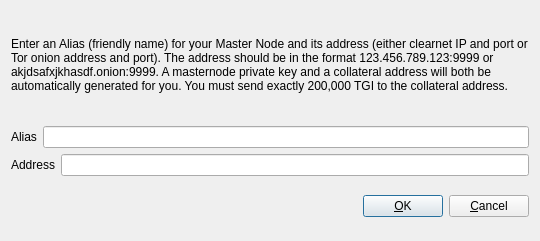
<?xml version="1.0" encoding="UTF-8"?>
<ui version="4.0">
 <class>AddEditAdrenalineNode</class>
 <widget class="QDialog" name="AddEditAdrenalineNode">
  <property name="geometry">
   <rect>
    <x>0</x>
    <y>0</y>
    <width>540</width>
    <height>241</height>
   </rect>
  </property>
  <property name="windowTitle">
   <string>Add/Edit Taghi Node</string>
  </property>
  <property name="modal">
   <bool>true</bool>
  </property>
  <layout class="QVBoxLayout" name="verticalLayout">
   <item>
    <layout class="QVBoxLayout" name="verticalLayout_2">
     <property name="topMargin">
      <number>0</number>
     </property>
     <property name="bottomMargin">
      <number>0</number>
     </property>
     <item>
      <widget class="QLabel" name="label_3">
       <property name="sizePolicy">
        <sizepolicy hsizetype="Preferred" vsizetype="Expanding">
         <horstretch>0</horstretch>
         <verstretch>0</verstretch>
        </sizepolicy>
       </property>
       <property name="text">
        <string>&lt;html&gt;&lt;head/&gt;&lt;body&gt;&lt;p&gt;Enter an Alias (friendly name) for your Master Node and its address (either clearnet IP and port or Tor onion address and port).  The address should be in the format 123.456.789.123:9999 or akjdsafxjkhasdf.onion:9999.  A masternode private key and a collateral address will both be automatically generated for you.  You must send exactly 200,000 TGI to the collateral address.&lt;/p&gt;&lt;/body&gt;&lt;/html&gt;</string>
       </property>
       <property name="wordWrap">
        <bool>true</bool>
       </property>
      </widget>
     </item>
     <item>
      <layout class="QHBoxLayout" name="horizontalLayout">
       <property name="bottomMargin">
        <number>0</number>
       </property>
       <item>
        <widget class="QLabel" name="label">
         <property name="text">
          <string>Alias</string>
         </property>
        </widget>
       </item>
       <item>
        <widget class="QLineEdit" name="aliasLineEdit"/>
       </item>
      </layout>
     </item>
     <item>
      <layout class="QHBoxLayout" name="horizontalLayout_2">
       <property name="bottomMargin">
        <number>0</number>
       </property>
       <item>
        <widget class="QLabel" name="label_2">
         <property name="text">
          <string>Address</string>
         </property>
        </widget>
       </item>
       <item>
        <widget class="QLineEdit" name="addressLineEdit"/>
       </item>
      </layout>
     </item>
     <item>
      <layout class="QHBoxLayout" name="horizontalLayout_3">
       <property name="bottomMargin">
        <number>0</number>
       </property>
      </layout>
     </item>
    </layout>
   </item>
   <item>
    <layout class="QHBoxLayout" name="horizontalLayout_Buttons">
     <item>
      <spacer name="horizontalSpacer_1">
       <property name="orientation">
        <enum>Qt::Horizontal</enum>
       </property>
       <property name="sizeHint" stdset="0">
        <size>
         <width>40</width>
         <height>48</height>
        </size>
       </property>
      </spacer>
     </item>
     <item>
      <widget class="QLabel" name="statusLabel">
       <property name="font">
        <font>
         <weight>75</weight>
         <bold>true</bold>
        </font>
       </property>
       <property name="text">
        <string/>
       </property>
       <property name="textFormat">
        <enum>Qt::PlainText</enum>
       </property>
       <property name="wordWrap">
        <bool>true</bool>
       </property>
      </widget>
     </item>
     <item>
      <spacer name="horizontalSpacer_2">
       <property name="orientation">
        <enum>Qt::Horizontal</enum>
       </property>
       <property name="sizeHint" stdset="0">
        <size>
         <width>40</width>
         <height>48</height>
        </size>
       </property>
      </spacer>
     </item>
     <item>
      <widget class="QPushButton" name="okButton">
       <property name="text">
        <string>&amp;OK</string>
       </property>
      </widget>
     </item>
     <item>
      <widget class="QPushButton" name="cancelButton">
       <property name="text">
        <string>&amp;Cancel</string>
       </property>
       <property name="autoDefault">
        <bool>false</bool>
       </property>
      </widget>
     </item>
    </layout>
   </item>
  </layout>
 </widget>
 <resources/>
 <connections/>
</ui>
